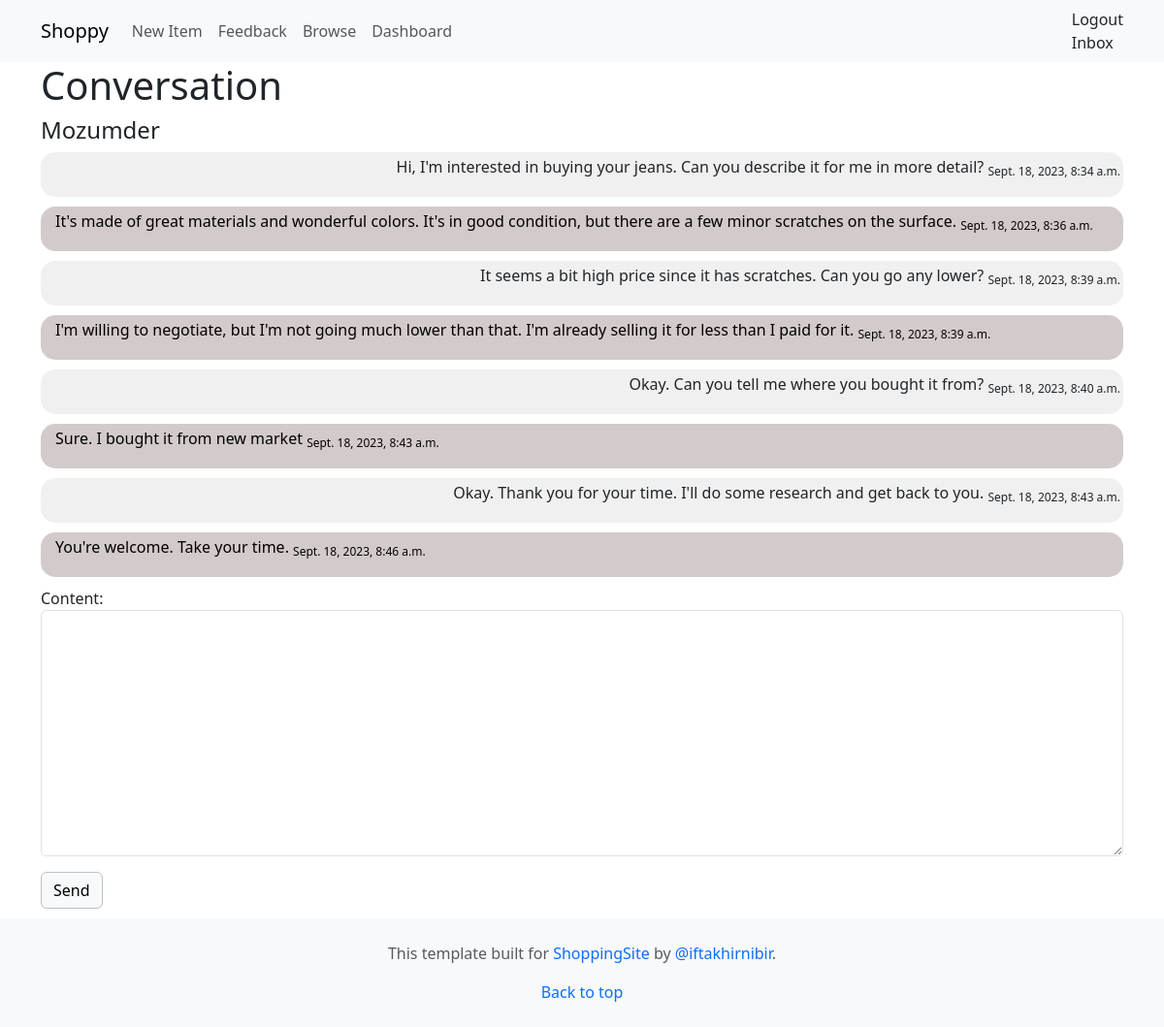
The page /conversation/2/ (signed in) on the database its author committed.
### conversation/models.py (models this page shows)
class ConversationMessage(models.Model):
    conversation = models.ForeignKey(Conversation, related_name='messages', on_delete=models.CASCADE)
    content = models.TextField()
    created_at = models.DateTimeField(auto_now_add=True)
    created_by = models.ForeignKey(User, related_name='created_messages', on_delete=models.CASCADE)

### conversation/views.py (the view)
# urls.py: path('<int:pk>/', views.detail, name='detail'),
@login_required
def detail(request, pk):
    conversation = Conversation.objects.filter(members__in=[request.user.id]).get(pk=pk)
    if request.method == 'POST':
        form = ConversationMessageForm(request.POST)
        if form.is_valid():
            conversation_message = form.save(commit=False)
            conversation_message.conversation = conversation
            conversation_message.created_by = request.user
            conversation_message.save()
            conversation.save()
            return redirect('conversation:detail', pk=pk)
    else:
        form = ConversationMessageForm()
    return render(request, 'messagedetail.html', {
        'conversation': conversation,
        'form': form
    })

### conversation/forms.py
class ConversationMessageForm(forms.ModelForm):
    class Meta:
        model = ConversationMessage
        fields = ('content',)
        widgets = {
            'content': forms.Textarea(attrs={
                'class': 'form-control'
            })
        }

### conversation/templates/messagedetail.html (shortened to what this page needs)
{% extends 'base.html' %}
{% block content %}
    <h1 class="mb-2">Conversation</h1>
    {% for member in conversation.members.all %}
    {% if member != request.user %}
    <h4><sub></sub> {{ member.username }}</h4>
    {% endif %}
    {% endfor %}
    <div class="message-container">
        {% for message in conversation.messages.all %}
        <div class="{% if message.created_by == request.user %}message-right{% else %}message-left{% endif %}">
            <p>{{ message.content }} <sub>{{ message.created_at }}</sub></p>
        </div>
        {% endfor %}
    </div>
    <div class="sendingform">
    <form method="post" action=".">
        {{ form.as_p }}
        <button style="border: 1px solid #C0C0C0;" type="submit" class="btn btn-light">Send <sub></sub></button>
    </form>
</div>
{% endblock %}

### conversation/templates/messagedetail.html (style rules this page uses)
.message-right { text-align: right; background-color: #f0f0f0; border-radius: 15px; padding: 3px; margin-bottom: 10px; }
.message-left { text-align: left; background-color: #d3cbcb; color: black; border-radius: 15px; padding: 3px; margin-bottom: 10px; padding-left: 15px; }
.sendingform { margin-bottom: 10px; }

### rows shown on the page
ConversationMessage: content "Hi, I'm interested in buying your jeans. Can you describe it for me in more detail?", created_at "Sept. 18, 2023, 8:34 a.m."
ConversationMessage: content "It's made of great materials and wonderful colors. It's in good condition, but there are a few minor scratches on the surface.", created_at "Sept. 18, 2023, 8:36 a.m."
ConversationMessage: content "It seems a bit high price since it has scratches. Can you go any lower?", created_at "Sept. 18, 2023, 8:39 a.m."
ConversationMessage: content "I'm willing to negotiate, but I'm not going much lower than that. I'm already selling it for less than I paid for it.", created_at "Sept. 18, 2023, 8:39 a.m."
ConversationMessage: content "Okay. Can you tell me where you bought it from?", created_at "Sept. 18, 2023, 8:40 a.m."
ConversationMessage: content "Sure. I bought it from new market", created_at "Sept. 18, 2023, 8:43 a.m."
ConversationMessage: content "Okay. Thank you for your time. I'll do some research and get back to you.", created_at "Sept. 18, 2023, 8:43 a.m."
ConversationMessage: content "You're welcome. Take your time.", created_at "Sept. 18, 2023, 8:46 a.m."

### other values the page prints
{{ member.username }} "Mozumder"
